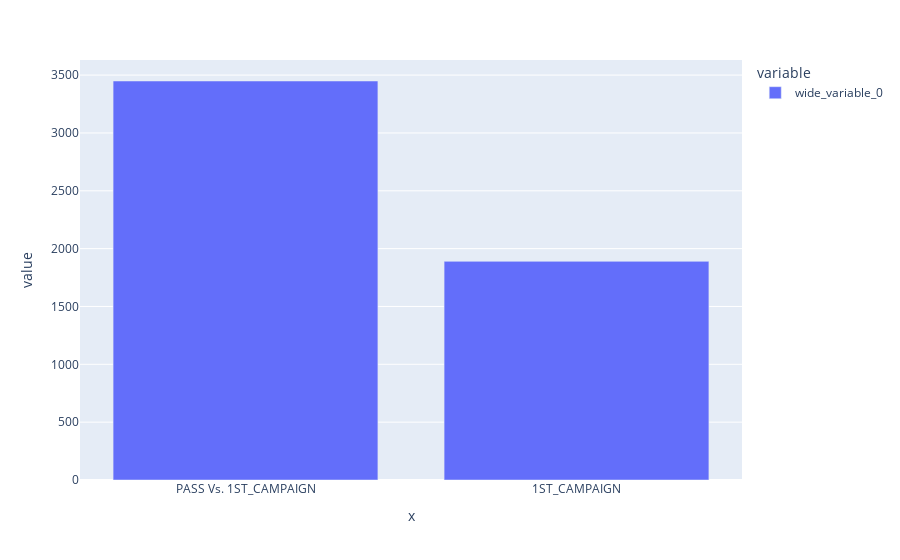

Notebook cell for this chart:
### Code cell
X1=['PASS Vs. 1ST_CAMPAIGN','1ST_CAMPAIGN']
Y1=pd.Series([[df.PASS.sum(),df['1ST_CAMPAIGN'].sum()]])
px.bar(x= X1, y= Y1)

### Figure 1 — Plotly figure (JSON) as saved in the notebook; plotly's stock layout.template omitted (floating-point values rounded to 4 significant figures)
{"data": [{"alignmentgroup": "True", "hovertemplate": "variable=wide_variable_0<br>x=%{x}<br>value=%{y}<extra></extra>", "legendgroup": "wide_variable_0", "marker": {"color": "#636efa", "pattern": {"shape": ""}}, "name": "wide_variable_0", "offsetgroup": "wide_variable_0", "orientation": "v", "showlegend": true, "textposition": "auto", "type": "bar", "x": ["PASS Vs. 1ST_CAMPAIGN", "1ST_CAMPAIGN"], "xaxis": "x", "y": [3449, 1890], "yaxis": "y"}], "layout": {"barmode": "relative", "legend": {"title": {"text": "variable"}, "tracegroupgap": 0}, "margin": {"t": 60}, "xaxis": {"anchor": "y", "domain": [0, 1], "title": {"text": "x"}}, "yaxis": {"anchor": "x", "domain": [0, 1], "title": {"text": "value"}}}}
